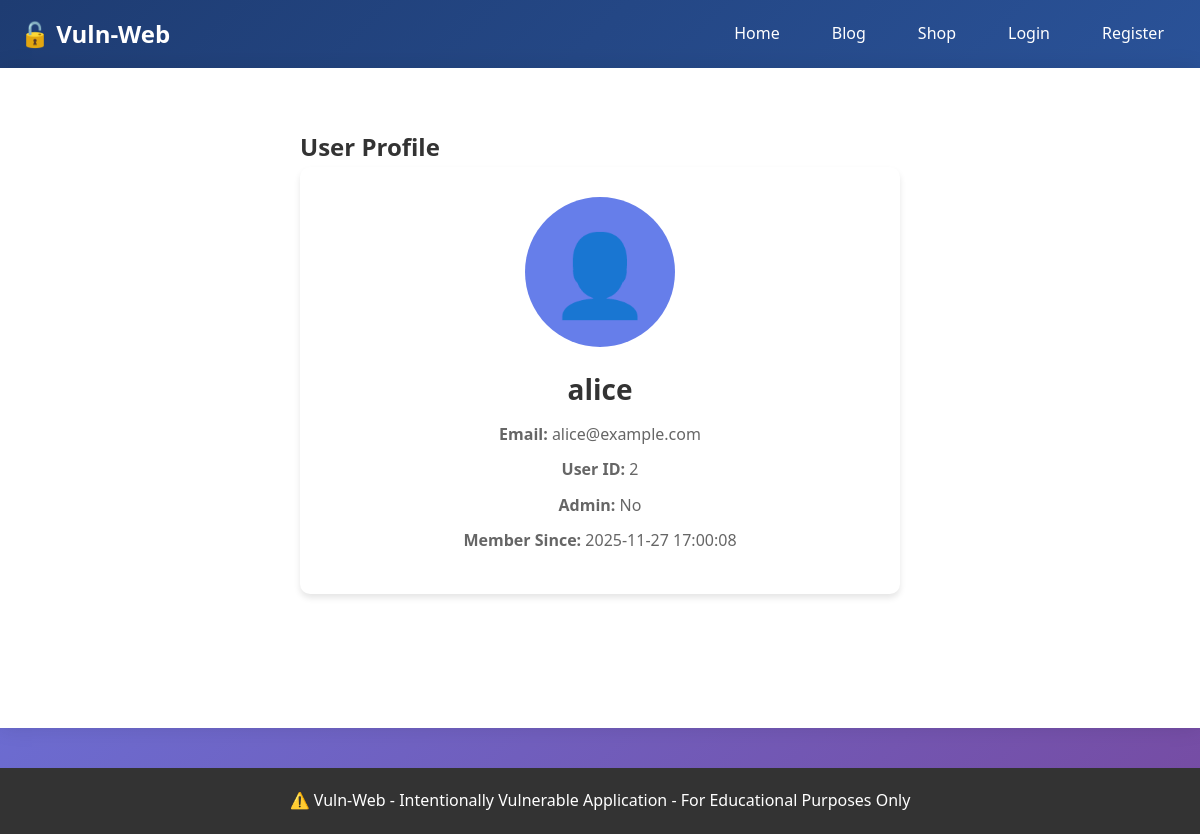
/user/2, run on the app's committed database.
### tables this page shows
CREATE TABLE users (
            id INTEGER PRIMARY KEY AUTOINCREMENT,
            username TEXT UNIQUE NOT NULL,
            email TEXT UNIQUE NOT NULL,
            password TEXT NOT NULL,
            is_admin INTEGER DEFAULT 0,
            profile_picture TEXT,
            created_at TIMESTAMP DEFAULT CURRENT_TIMESTAMP
        );

### app/routes.py (the view)
@app.route('/user/<int:user_id>')
def view_profile(user_id):
    db = get_db()
    user = db.execute("SELECT * FROM users WHERE id = ?", (user_id,)).fetchone()
    db.close()
    if not user:
        flash('User not found!', 'error')
        return redirect(url_for('index'))
    return render_template('profile.html', user=user)

### app/__init__.py (called while the page is built)
@app.before_request
def log_post_body():
    if request.method == 'POST':
        form_data = dict(request.form)
        if not form_data:
            body_data = request.get_data(as_text=True)
        else:
            body_data = str(form_data)
        post_logger.info(
            f"POST request received",
            extra={
                "client_ip": request.remote_addr,
                "path": request.path,
                "body": body_data
            }
        )
        print(f"[POST] {request.remote_addr} -> {request.path} | Body: {body_data}")

def get_db():
    db = sqlite3.connect('vuln_web.db')
    db.row_factory = sqlite3.Row
    return db

### app/templates/profile.html (shortened to what this page needs)
{% extends "base.html" %}
{% block content %}
<div class="profile-container">
    <h2>User Profile</h2>
    <div class="profile-card">
        {% if user.profile_picture %}
            <img src="/uploads/{{ user.profile_picture }}" alt="Profile Picture" class="profile-pic">
        {% else %}
            <div class="profile-pic-placeholder">👤</div>
        {% endif %}
        <h3>{{ user.username }}</h3>
        <p><strong>Email:</strong> {{ user.email }}</p>
        <p><strong>User ID:</strong> {{ user.id }}</p>
        <p><strong>Admin:</strong> {{ 'Yes' if user.is_admin else 'No' }}</p>
        <p><strong>Member Since:</strong> {{ user.created_at }}</p>
    </div>
</div>
{% endblock %}

### static/css/style.css (style rules this page uses)
* { margin: 0; padding: 0; box-sizing: border-box; }
body { font-family: 'Segoe UI', Tahoma, Geneva, Verdana, sans-serif; line-height: 1.6; color: #333; background: linear-gradient(135deg, #667eea 0%, #764ba2 100%); min-height: 100vh; }
.profile-container { max-width: 600px; margin: 40px auto; }
.profile-card { background: white; padding: 30px; border-radius: 10px; box-shadow: 0 4px 6px rgba(0,0,0,0.1); text-align: center; }
.profile-pic-placeholder { width: 150px; height: 150px; border-radius: 50%; background: #667eea; color: white; font-size: 80px; display: flex; align-items: center; justify-content: center; margin: 0 auto 20px; }
.profile-card h3 { font-size: 28px; margin-bottom: 10px; }
.profile-card p { margin: 10px 0; color: #666; }

### data on the page
users: username "alice", email "alice@example.com", id "2", is_admin "No", created_at "2025-11-27 17:00:08"
